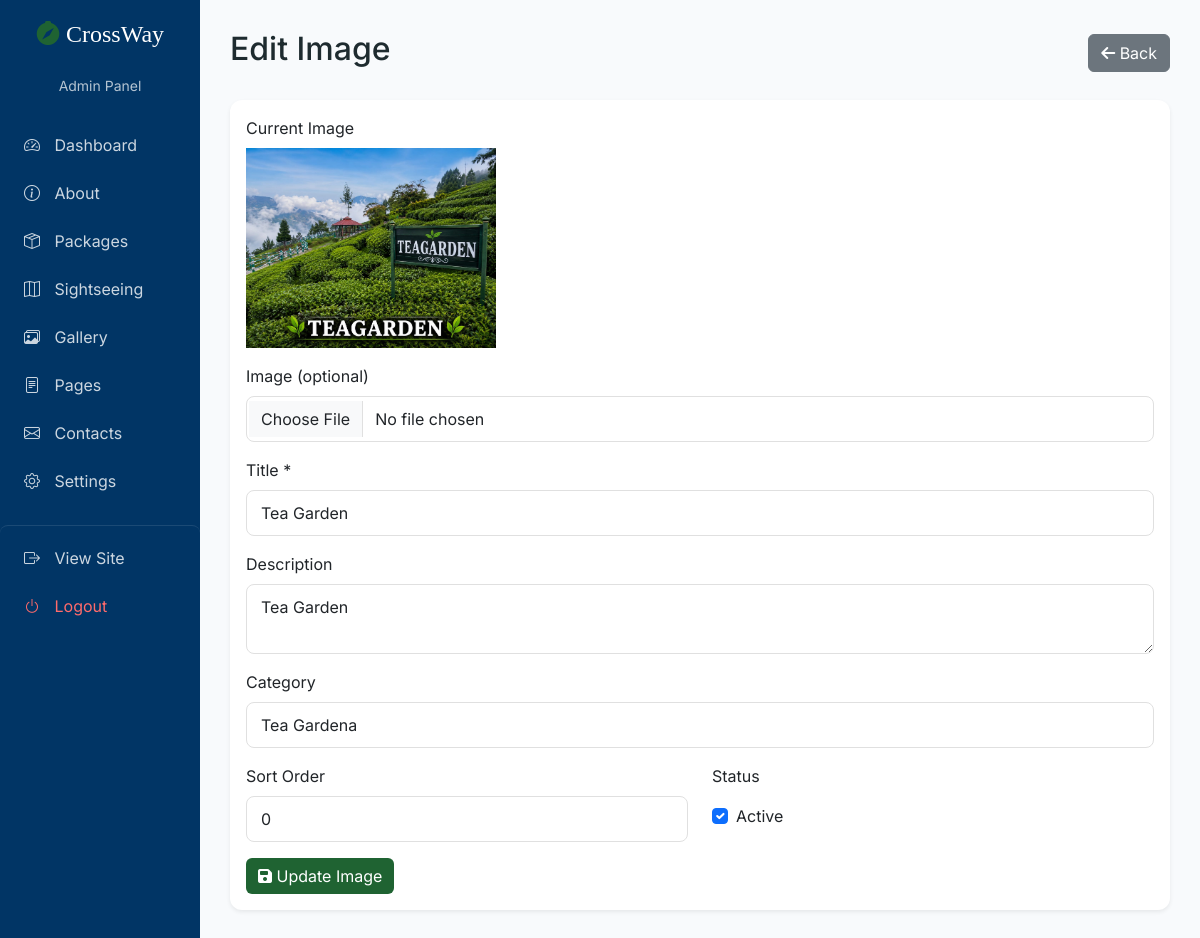
Screenshot of /admin/gallery.php?id=1 (signed in) with the database file from the repository.
### tables this page shows
CREATE TABLE `gallery` (
  `id` int(11) NOT NULL,
  `title` varchar(255) NOT NULL,
  `description` text DEFAULT NULL,
  `image_path` varchar(255) NOT NULL,
  `category` varchar(100) DEFAULT NULL,
  `upload_date` timestamp NOT NULL DEFAULT current_timestamp(),
  `sort_order` int(11) DEFAULT 0,
  `active` tinyint(1) DEFAULT 1
);

### admin/gallery.php (the view, shortened to what this page needs)
<?php
require_once '../config/database.php';
$image = null;
$is_edit = false;
if(isset($_GET['id'])) {
    $is_edit = true;
    $stmt = $pdo->prepare("SELECT * FROM gallery WHERE id = ?");
    $stmt->execute([$_GET['id']]);
    $image = $stmt->fetch();
}
include 'header.php';
?>
<div class="d-flex justify-content-between align-items-center mb-4">
    <h2><?php echo $is_edit ? 'Edit Image' : 'Add New Image'; ?></h2>
    <a href="gallery.php" class="btn btn-secondary">
        <i class="fas fa-arrow-left"></i> Back
    </a>
</div>
<div class="card shadow-sm">
    <div class="card-body">
        <form method="POST" enctype="multipart/form-data">
            <?php if($is_edit && $image['image_path']): ?>
            <div class="mb-3">
                <label class="form-label">Current Image</label>
                <div>
                    <img src="../<?php echo $image['image_path']; ?>" alt="Current" style="max-height: 200px;">
                </div>
            </div>
            <?php endif; ?>
            <div class="mb-3">
                <label class="form-label">Image <?php echo $is_edit ? '(optional)' : '*'; ?></label>
                <input type="file" name="image" class="form-control" accept="image/*" <?php echo $is_edit ? '' : 'required'; ?>>
            </div>
            <div class="mb-3">
                <label class="form-label">Title *</label>
                <input type="text" name="title" class="form-control" value="<?php echo $image['title'] ?? ''; ?>" required>
            </div>
            <div class="mb-3">
                <label class="form-label">Description</label>
                <textarea name="description" class="form-control" rows="2"><?php echo $image['description'] ?? ''; ?></textarea>
            </div>
            <div class="mb-3">
                <label class="form-label">Category</label>
                <input type="text" name="category" class="form-control" value="<?php echo $image['category'] ?? ''; ?>">
            </div>
            <div class="row">
                <div class="col-md-6 mb-3">
                    <label class="form-label">Sort Order</label>
                    <input type="number" name="sort_order" class="form-control" value="<?php echo $image['sort_order'] ?? 0; ?>">
                </div>
                <div class="col-md-6 mb-3">
                    <label class="form-label">Status</label>
                    <div class="form-check mt-2">
                        <input type="checkbox" name="active" class="form-check-input" <?php echo (($image['active'] ?? 1) ? 'checked' : ''); ?>>
                        <label class="form-check-label">Active</label>
                    </div>
                </div>
            </div>
            <button type="submit" class="btn btn-primary">
                <i class="fas fa-save"></i> <?php echo $is_edit ? 'Update' : 'Add'; ?> Image
            </button>
        </form>
    </div>
</div>
<?php include 'footer.php'; ?>

### admin/header.php (style rules this page uses)
:root { --primary-green: #1f6332; --primary-blue: #013565; --green-light: #e6f0e8; --blue-light: #e3edf5; }
* { margin: 0; padding: 0; box-sizing: border-box; }
body { font-family: 'Inter', sans-serif; background: #f8fafc; color: #1e2b2f; }
.card { border: none; border-radius: 12px; box-shadow: 0 2px 10px rgba(0,0,0,0.05); transition: 0.3s; }
.btn-primary { background: var(--primary-green); border: none; transition: 0.3s; }
.form-control { border-radius: 8px; border-color: #e0e0e0; padding: 10px 14px; transition: 0.3s; }

### rows the page displays
gallery: image_path (picture), title "Tea Garden", description "Tea Garden", category "Tea Gardena", sort_order "0", active "☑"
